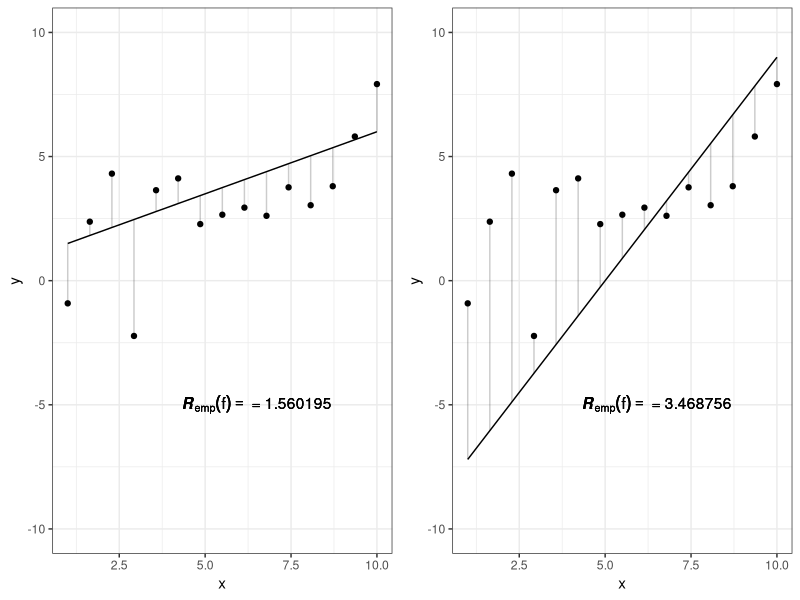

Recreate this plot in R.
##################################################################
####################Risk for different functions##################
##################################################################
# Aim: motivation of risk minimization
# Plot with two or three functions plot including corresponding risk
# Using the absolute loss in order to create an easy understanding 
# of the concept risk and risk minimization 
# 

#######
#libraries

library(ggplot2)
library(gridExtra)
library(grid)

#######
# Create sample data
set.seed(1234)

#number of data points
n <- 15

# errors
sd <- 2
eps <- rnorm(n = n , mean = 0, sd = sd)

# x values
x <- seq (1,10,length.out = n)

#linear model 
b0 <- 1
b1 <- 0.5
y <- b0 + b1*x + eps


#####
#perfect model 
model_1 <- b0 + b1*x

model_2 <- b0 + (b1-0.4)*x

model_3 <- b0-10+ (b1+1.3)*x
 
data <- data.frame(x = x, y = y, model_1 = model_1, model_2 = model_2, model_3) 


residual_plot <- function(data, model){
  
  risk <- sum (abs(y-model))/nrow(data)
  
  ggplot(data = data, mapping = aes(x = x, y=y)) +
    geom_point() +
    geom_line (aes(x =x, y= model))+
    geom_segment(aes(xend = x, yend = model), alpha = .2) +
    theme_bw() +
    ylim(c(-10,10))+
    annotate("text", x = 6.5, y = -5, label = bquote(bolditalic(R)[emp](f)==~"="~.(risk)))
    #annotate("text", x = 6.5, y = -5, label = bquote(bolditalic(R)[emp](f)== frac(1,n) %*% sum(L(y^(i), f(bold(x)^(i))), i==1, n)~"="~.(risk)))
  
}

grid <- grid.arrange(
  residual_plot(data, model= model_1),
  #residual_plot(data, model= model_2),
  residual_plot(data, model= model_3), ncol = 2)

ggsave("figure_man/ml-basic_riskmin-compare-risk.png", grid)
